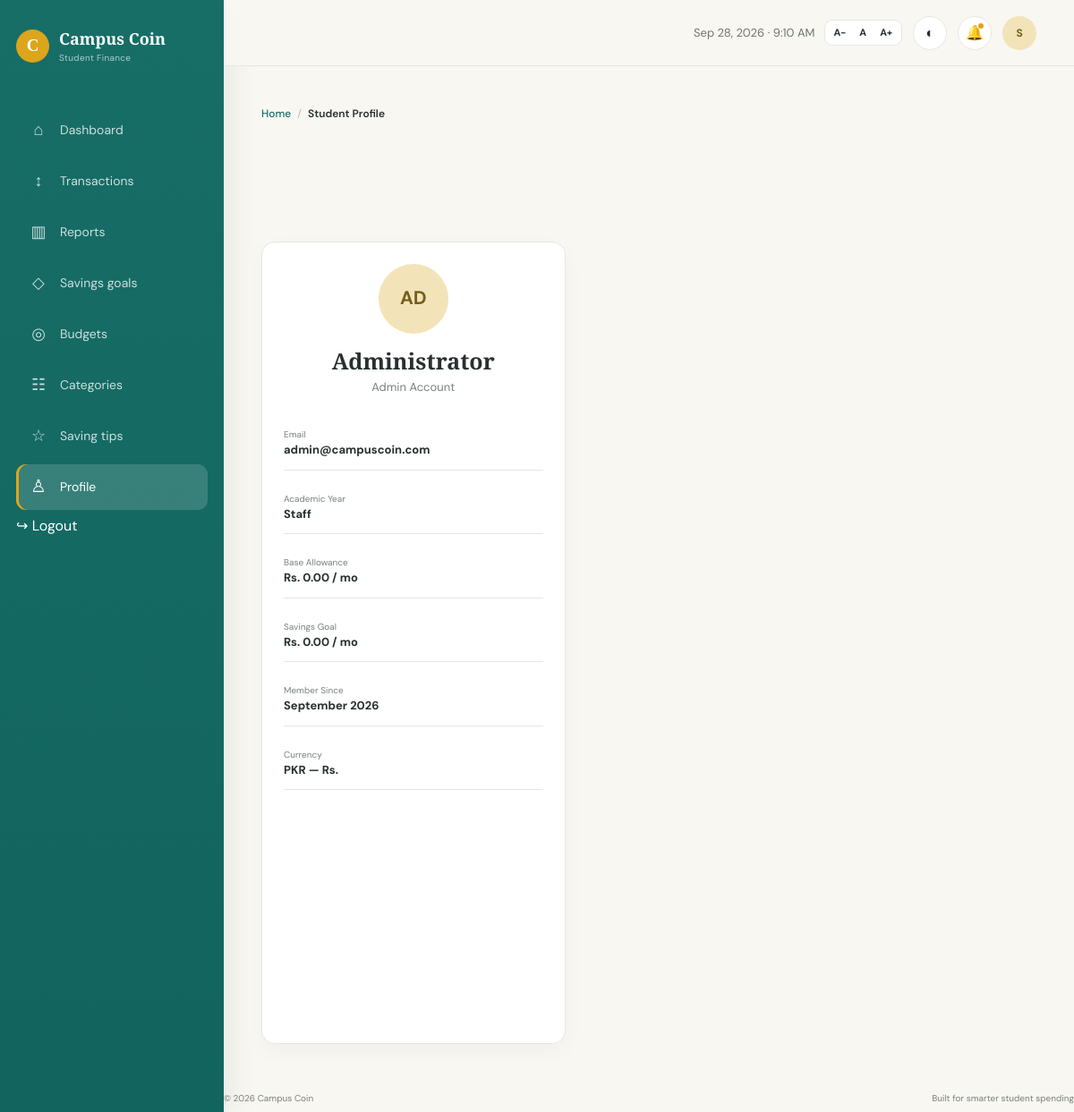
The app's page /profile.php (signed in) with its own data.
### tables this page shows
CREATE TABLE `users` (
    `user_id` INT UNSIGNED NOT NULL AUTO_INCREMENT,
    `name` VARCHAR(100) NOT NULL,
    `email` VARCHAR(191) NOT NULL,
    `password_hash` VARCHAR(255) NOT NULL,
    `role` ENUM('student', 'admin') NOT NULL DEFAULT 'student',
    `academic_year` VARCHAR(50) DEFAULT '1st Year (Freshman)',
    `monthly_allowance` DECIMAL(12, 2) NOT NULL DEFAULT 0.00,
    `monthly_savings_goal` DECIMAL(12, 2) NOT NULL DEFAULT 0.00,
    `is_active` TINYINT(1) NOT NULL DEFAULT 1,
    `reset_token` VARCHAR(100) DEFAULT NULL,
    `reset_expires` DATETIME DEFAULT NULL,
    `created_at` DATETIME NOT NULL DEFAULT CURRENT_TIMESTAMP,
    `updated_at` DATETIME NOT NULL DEFAULT CURRENT_TIMESTAMP ON UPDATE CURRENT_TIMESTAMP,
    PRIMARY KEY (`user_id`),
    UNIQUE KEY `uq_users_email` (`email`),
    INDEX `idx_users_role_active` (`role`, `is_active`)
);

### includes/functions.php (called while the page is built, shortened)
<?php
function e(?string $value): string
{
    return htmlspecialchars((string)$value, ENT_QUOTES, 'UTF-8');
}
function currentUserId(): int
{
    return (int)($_SESSION['user_id'] ?? 0);
}
function currentUser(): ?array
{
    $userId = currentUserId();
    $pdo = getDbConnection();
    $stmt = $pdo->prepare('SELECT user_id, name, email, role, academic_year, monthly_allowance, monthly_savings_goal, is_active, created_at FROM users WHERE user_id = :id LIMIT 1');
    $stmt->execute([':id' => $userId]);
    $user = $stmt->fetch();
    return $user ?: null;
}

### profile.php (the view, shortened to what this page needs)
<?php
$user = currentUser();
$parts = explode(' ', trim($user['name']));
$initials = mb_substr($parts[0], 0, 1) . (isset($parts[1]) ? mb_substr($parts[1], 0, 1) : mb_substr($parts[0], 1, 1));
$initials = strtoupper($initials);
include "includes/header.php";
?>
<div class="app-shell">
    <?php include "includes/sidebar.php"; ?>
    <main class="main-content">
        <?php include "includes/topbar.php"; ?>
        <section class="page-content">
            <nav class="breadcrumbs" aria-label="Breadcrumb">
                <a href="index.php">Home</a>
                <span class="bc-sep">/</span>
                <span class="bc-current" aria-current="page">Student Profile</span>
            </nav>
            <div class="profile-grid">
                <section class="panel profile-card">
                    <div class="profile-avatar" id="profileCardAvatar"><?php echo e($initials); ?></div>
                    <h2 id="profileCardName"><?php echo e($user['name']); ?></h2>
                    <p class="muted"><?php echo e(ucfirst($user['role'])); ?> Account</p>
                    <div class="profile-info">
                        <div><span>Email</span><strong id="profileCardEmail"><?php echo e($user['email']); ?></strong></div>
                        <div><span>Academic Year</span><strong id="profileCardYear"><?php echo e($user['academic_year'] ?? 'Not set'); ?></strong></div>
                        <div><span>Base Allowance</span><strong id="profileCardAllowance">Rs. <?php echo number_format((float)$user['monthly_allowance'], 2); ?> / mo</strong></div>
                        <div><span>Savings Goal</span><strong id="profileCardGoal">Rs. <?php echo number_format((float)$user['monthly_savings_goal'], 2); ?> / mo</strong></div>
                        <div><span>Member Since</span><strong><?php echo date('F Y', strtotime($user['created_at'])); ?></strong></div>
                        <div><span>Currency</span><strong>PKR — Rs.</strong></div>
                    </div>
                </section>
            </div>
        </section>
        <?php include "includes/footer.php"; ?>

### assets/css/style.css (style rules this page uses)
* { box-sizing: border-box; margin: 0; padding: 0; }
:root { --teal: #176e67; --teal-dark: #0e5b55; --teal-soft: #e5f1ef; --gold: #dca51c; --gold-light: #f4e7bd; --cream: #f8f7f2; --white: #ffffff; --text: #27312f; --muted: #78817e; --line: #e5e7e3; --danger: #a75d50; --shadow: 0 14px 40px rgba(31, 50, 46, 0.08); --card-on-dark: #ffffff; --card-on-dark-muted: rgba(255, 255, 255, 0.85); --income-on-dark: #7ee2a8; --expense-on-dark: #ffb3a7; }
body { font-family: "DM Sans", Arial, sans-serif; background: var(--cream); color: var(--text); line-height: 1.5; transition: background 0.25s ease, color 0.25s ease; }
a { color: inherit; text-decoration: none; }
.app-shell { display: flex; min-height: 100vh; }
.main-content { width: calc(100% - 250px); min-width: 0; }
.page-content { padding: 40px 42px 25px; max-width: 1450px; margin: 0 auto; }
h2 { font-family: "Playfair Display", Georgia, serif; }
.muted { color: var(--muted); font-size: 13px; }
.tip-card, .small-card, .transactions-card, .spending-card, .chart-card, .panel, .budget-panel, .category-panel, .tip-panel, .stat-card { background: var(--white); border: 1px solid var(--line); border-radius: 15px; box-shadow: 0 8px 25px rgba(31, 50, 46, 0.035); }
.stats-row, .content-grid, .budget-grid, .category-grid, .tips-grid, .profile-grid { display: grid; gap: 17px; }
.panel { padding: 24px; }
.profile-grid { grid-template-columns: 0.8fr 1.2fr; }
.profile-card { text-align: center; }
.profile-avatar { width: 78px; height: 78px; background: #f2e4b8; color: #765d19; border-radius: 50%; display: grid; place-items: center; margin: 0 auto 12px; font-weight: 700; font-size: 21px; }
.profile-card h2 { font-size: 25px; }
.profile-info { text-align: left; margin-top: 24px; display: grid; gap: 12px; }
.profile-info div { padding: 12px 0; border-bottom: 1px solid var(--line); }
.profile-info span, .profile-info strong { display: block; }
.profile-info span { color: var(--muted); font-size: 10px; }
.profile-info strong { font-size: 13px; }
:root { --motion-fast: 180ms; --motion-normal: 320ms; --motion-slow: 650ms; --ease-smooth: cubic-bezier(0.22, 1, 0.36, 1); }
html { scroll-behavior: smooth; }
body { overflow-x: hidden; }
.page-content, .auth-page, .landing, .app-shell { animation: pageEnter 0.55s var(--ease-smooth) both; }
.breadcrumbs { display: flex; align-items: center; gap: 7px; font-size: 12px; color: var(--muted); margin-bottom: 12px; padding: 4px 0; }
.breadcrumbs a { color: var(--teal); font-weight: 500; }
.bc-sep { opacity: 0.5; }
.bc-current { color: var(--text); font-weight: 600; }

### records on screen
users: name "AD", name "Administrator", role "Admin", email "admin@campuscoin.com", academic_year "Staff", monthly_allowance "0.00", monthly_savings_goal "0.00", created_at "September 2026"
